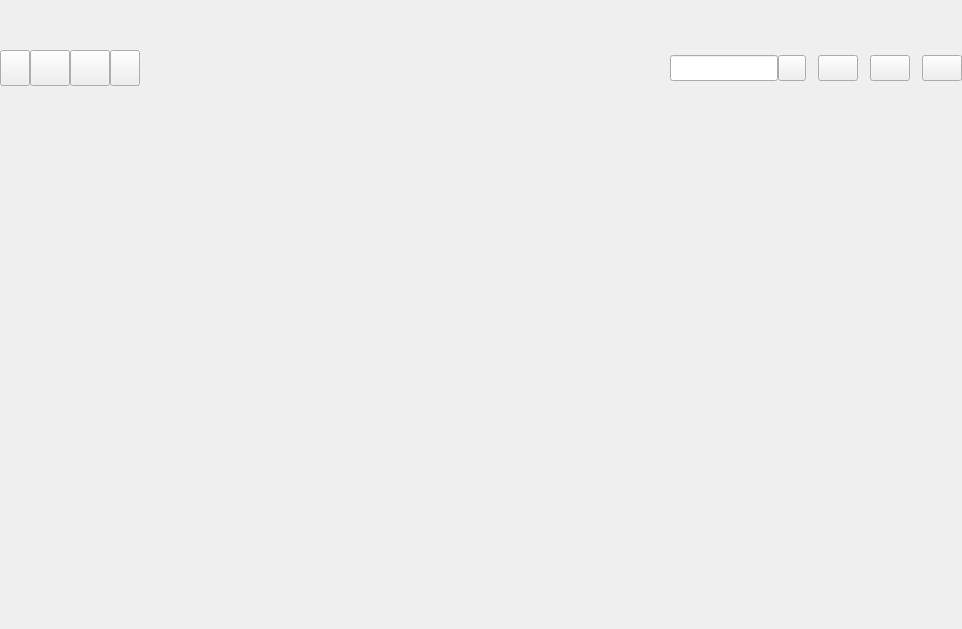
<?xml version="1.0" encoding="UTF-8"?>
<ui version="4.0">
    <class>RaptorPlusPage</class>
    <widget class="QWidget" name="RaptorPlusPage">
        <property name="geometry">
            <rect>
                <x>0</x>
                <y>0</y>
                <width>962</width>
                <height>629</height>
            </rect>
        </property>
        <property name="windowTitle">
            <string>Form</string>
        </property>
        <layout class="QVBoxLayout" name="_PlusPageLayout">
            <property name="spacing">
                <number>0</number>
            </property>
            <property name="leftMargin">
                <number>0</number>
            </property>
            <property name="topMargin">
                <number>0</number>
            </property>
            <property name="rightMargin">
                <number>0</number>
            </property>
            <property name="bottomMargin">
                <number>0</number>
            </property>
            <item>
                <widget class="QWidget" name="_Header" native="true">
                    <property name="minimumSize">
                        <size>
                            <width>0</width>
                            <height>50</height>
                        </size>
                    </property>
                    <property name="maximumSize">
                        <size>
                            <width>16777215</width>
                            <height>50</height>
                        </size>
                    </property>
                    <property name="styleSheet">
                        <string notr="true"/>
                    </property>
                    <layout class="QHBoxLayout" name="_HeaderLayout">
                        <property name="spacing">
                            <number>12</number>
                        </property>
                        <property name="leftMargin">
                            <number>0</number>
                        </property>
                        <property name="topMargin">
                            <number>0</number>
                        </property>
                        <property name="rightMargin">
                            <number>0</number>
                        </property>
                        <property name="bottomMargin">
                            <number>0</number>
                        </property>
                        <item>
                            <widget class="QWidget" name="_HeaderPanel" native="true">
                                <layout class="QVBoxLayout" name="_HeaderPanelLayout">
                                    <property name="leftMargin">
                                        <number>0</number>
                                    </property>
                                    <property name="topMargin">
                                        <number>0</number>
                                    </property>
                                    <property name="rightMargin">
                                        <number>0</number>
                                    </property>
                                    <property name="bottomMargin">
                                        <number>0</number>
                                    </property>
                                    <item>
                                        <widget class="QLabel" name="_Title">
                                            <property name="minimumSize">
                                                <size>
                                                    <width>0</width>
                                                    <height>32</height>
                                                </size>
                                            </property>
                                            <property name="maximumSize">
                                                <size>
                                                    <width>16777215</width>
                                                    <height>32</height>
                                                </size>
                                            </property>
                                            <property name="styleSheet">
                                                <string notr="true"/>
                                            </property>
                                            <property name="text">
                                                <string/>
                                            </property>
                                            <property name="alignment">
                                                <set>Qt::AlignmentFlag::AlignLeading|Qt::AlignmentFlag::AlignLeft|Qt::AlignmentFlag::AlignVCenter</set>
                                            </property>
                                        </widget>
                                    </item>
                                    <item>
                                        <widget class="QLabel" name="_Description">
                                            <property name="minimumSize">
                                                <size>
                                                    <width>0</width>
                                                    <height>0</height>
                                                </size>
                                            </property>
                                            <property name="maximumSize">
                                                <size>
                                                    <width>16777215</width>
                                                    <height>16777215</height>
                                                </size>
                                            </property>
                                            <property name="styleSheet">
                                                <string notr="true"/>
                                            </property>
                                            <property name="text">
                                                <string/>
                                            </property>
                                            <property name="alignment">
                                                <set>Qt::AlignmentFlag::AlignBottom|Qt::AlignmentFlag::AlignLeading|Qt::AlignmentFlag::AlignLeft</set>
                                            </property>
                                        </widget>
                                    </item>
                                </layout>
                            </widget>
                        </item>
                        <item>
                            <spacer name="_HeaderSpacer">
                                <property name="orientation">
                                    <enum>Qt::Orientation::Horizontal</enum>
                                </property>
                                <property name="sizeHint" stdset="0">
                                    <size>
                                        <width>40</width>
                                        <height>20</height>
                                    </size>
                                </property>
                            </spacer>
                        </item>
                    </layout>
                </widget>
            </item>
            <item>
                <widget class="QWidget" name="_Control" native="true">
                    <property name="minimumSize">
                        <size>
                            <width>0</width>
                            <height>36</height>
                        </size>
                    </property>
                    <property name="maximumSize">
                        <size>
                            <width>16777215</width>
                            <height>36</height>
                        </size>
                    </property>
                    <property name="styleSheet">
                        <string notr="true"/>
                    </property>
                    <layout class="QHBoxLayout" name="_ControlLayout">
                        <property name="spacing">
                            <number>0</number>
                        </property>
                        <property name="leftMargin">
                            <number>0</number>
                        </property>
                        <property name="topMargin">
                            <number>0</number>
                        </property>
                        <property name="rightMargin">
                            <number>0</number>
                        </property>
                        <property name="bottomMargin">
                            <number>0</number>
                        </property>
                        <item>
                            <widget class="QWidget" name="_TabPanel" native="true">
                                <property name="sizePolicy">
                                    <sizepolicy hsizetype="Preferred" vsizetype="Preferred">
                                        <horstretch>0</horstretch>
                                        <verstretch>0</verstretch>
                                    </sizepolicy>
                                </property>
                                <property name="styleSheet">
                                    <string notr="true"/>
                                </property>
                                <layout class="QHBoxLayout" name="_TabPanelLayout">
                                    <property name="spacing">
                                        <number>0</number>
                                    </property>
                                    <property name="leftMargin">
                                        <number>0</number>
                                    </property>
                                    <property name="topMargin">
                                        <number>0</number>
                                    </property>
                                    <property name="rightMargin">
                                        <number>0</number>
                                    </property>
                                    <property name="bottomMargin">
                                        <number>0</number>
                                    </property>
                                    <item>
                                        <widget class="QPushButton" name="_TabPrev">
                                            <property name="sizePolicy">
                                                <sizepolicy hsizetype="Minimum" vsizetype="Preferred">
                                                    <horstretch>0</horstretch>
                                                    <verstretch>0</verstretch>
                                                </sizepolicy>
                                            </property>
                                            <property name="minimumSize">
                                                <size>
                                                    <width>30</width>
                                                    <height>0</height>
                                                </size>
                                            </property>
                                            <property name="maximumSize">
                                                <size>
                                                    <width>30</width>
                                                    <height>16777215</height>
                                                </size>
                                            </property>
                                            <property name="styleSheet">
                                                <string notr="true"/>
                                            </property>
                                            <property name="text">
                                                <string/>
                                            </property>
                                        </widget>
                                    </item>
                                    <item>
                                        <widget class="QPushButton" name="_TabCopy">
                                            <property name="sizePolicy">
                                                <sizepolicy hsizetype="Minimum" vsizetype="Preferred">
                                                    <horstretch>0</horstretch>
                                                    <verstretch>0</verstretch>
                                                </sizepolicy>
                                            </property>
                                            <property name="styleSheet">
                                                <string notr="true"/>
                                            </property>
                                            <property name="text">
                                                <string/>
                                            </property>
                                            <property name="checkable">
                                                <bool>true</bool>
                                            </property>
                                        </widget>
                                    </item>
                                    <item>
                                        <widget class="QPushButton" name="_TabClean">
                                            <property name="sizePolicy">
                                                <sizepolicy hsizetype="Minimum" vsizetype="Preferred">
                                                    <horstretch>0</horstretch>
                                                    <verstretch>0</verstretch>
                                                </sizepolicy>
                                            </property>
                                            <property name="text">
                                                <string/>
                                            </property>
                                            <property name="checkable">
                                                <bool>true</bool>
                                            </property>
                                        </widget>
                                    </item>
                                    <item>
                                        <widget class="QPushButton" name="_TabNext">
                                            <property name="sizePolicy">
                                                <sizepolicy hsizetype="Minimum" vsizetype="Preferred">
                                                    <horstretch>0</horstretch>
                                                    <verstretch>0</verstretch>
                                                </sizepolicy>
                                            </property>
                                            <property name="minimumSize">
                                                <size>
                                                    <width>30</width>
                                                    <height>0</height>
                                                </size>
                                            </property>
                                            <property name="maximumSize">
                                                <size>
                                                    <width>30</width>
                                                    <height>16777215</height>
                                                </size>
                                            </property>
                                            <property name="styleSheet">
                                                <string notr="true"/>
                                            </property>
                                            <property name="text">
                                                <string/>
                                            </property>
                                        </widget>
                                    </item>
                                </layout>
                            </widget>
                        </item>
                        <item>
                            <spacer name="_ControlSpacer">
                                <property name="orientation">
                                    <enum>Qt::Orientation::Horizontal</enum>
                                </property>
                                <property name="sizeHint" stdset="0">
                                    <size>
                                        <width>40</width>
                                        <height>20</height>
                                    </size>
                                </property>
                            </spacer>
                        </item>
                        <item>
                            <spacer name="_ControlSpaces">
                                <property name="orientation">
                                    <enum>Qt::Orientation::Horizontal</enum>
                                </property>
                                <property name="sizeHint" stdset="0">
                                    <size>
                                        <width>40</width>
                                        <height>20</height>
                                    </size>
                                </property>
                            </spacer>
                        </item>
                        <item>
                            <widget class="QWidget" name="_ControlPanel" native="true">
                                <layout class="QHBoxLayout" name="_ControlPanelLayout">
                                    <property name="spacing">
                                        <number>12</number>
                                    </property>
                                    <property name="leftMargin">
                                        <number>0</number>
                                    </property>
                                    <property name="topMargin">
                                        <number>0</number>
                                    </property>
                                    <property name="rightMargin">
                                        <number>0</number>
                                    </property>
                                    <property name="bottomMargin">
                                        <number>0</number>
                                    </property>
                                    <item>
                                        <widget class="QWidget" name="_SearchPanel" native="true">
                                            <property name="styleSheet">
                                                <string notr="true"/>
                                            </property>
                                            <layout class="QHBoxLayout" name="_SearchPanelLayout" stretch="0,0">
                                                <property name="spacing">
                                                    <number>0</number>
                                                </property>
                                                <property name="leftMargin">
                                                    <number>0</number>
                                                </property>
                                                <property name="topMargin">
                                                    <number>0</number>
                                                </property>
                                                <property name="rightMargin">
                                                    <number>0</number>
                                                </property>
                                                <property name="bottomMargin">
                                                    <number>0</number>
                                                </property>
                                                <item>
                                                    <widget class="QLineEdit" name="_SearchEdit">
                                                        <property name="sizePolicy">
                                                            <sizepolicy hsizetype="Expanding" vsizetype="Expanding">
                                                                <horstretch>0</horstretch>
                                                                <verstretch>0</verstretch>
                                                            </sizepolicy>
                                                        </property>
                                                        <property name="minimumSize">
                                                            <size>
                                                                <width>0</width>
                                                                <height>26</height>
                                                            </size>
                                                        </property>
                                                        <property name="maximumSize">
                                                            <size>
                                                                <width>16777215</width>
                                                                <height>26</height>
                                                            </size>
                                                        </property>
                                                        <property name="styleSheet">
                                                            <string notr="true"/>
                                                        </property>
                                                    </widget>
                                                </item>
                                                <item>
                                                    <widget class="QPushButton" name="_Search">
                                                        <property name="sizePolicy">
                                                            <sizepolicy hsizetype="Fixed" vsizetype="Fixed">
                                                                <horstretch>0</horstretch>
                                                                <verstretch>0</verstretch>
                                                            </sizepolicy>
                                                        </property>
                                                        <property name="minimumSize">
                                                            <size>
                                                                <width>28</width>
                                                                <height>26</height>
                                                            </size>
                                                        </property>
                                                        <property name="maximumSize">
                                                            <size>
                                                                <width>28</width>
                                                                <height>26</height>
                                                            </size>
                                                        </property>
                                                        <property name="styleSheet">
                                                            <string notr="true"/>
                                                        </property>
                                                        <property name="text">
                                                            <string/>
                                                        </property>
                                                        <property name="iconSize">
                                                            <size>
                                                                <width>20</width>
                                                                <height>20</height>
                                                            </size>
                                                        </property>
                                                    </widget>
                                                </item>
                                            </layout>
                                        </widget>
                                    </item>
                                    <item>
                                        <widget class="QPushButton" name="_Execute">
                                            <property name="minimumSize">
                                                <size>
                                                    <width>0</width>
                                                    <height>26</height>
                                                </size>
                                            </property>
                                            <property name="maximumSize">
                                                <size>
                                                    <width>16777215</width>
                                                    <height>26</height>
                                                </size>
                                            </property>
                                            <property name="text">
                                                <string/>
                                            </property>
                                        </widget>
                                    </item>
                                    <item>
                                        <widget class="QPushButton" name="_Refresh">
                                            <property name="minimumSize">
                                                <size>
                                                    <width>0</width>
                                                    <height>26</height>
                                                </size>
                                            </property>
                                            <property name="maximumSize">
                                                <size>
                                                    <width>16777215</width>
                                                    <height>26</height>
                                                </size>
                                            </property>
                                            <property name="text">
                                                <string/>
                                            </property>
                                        </widget>
                                    </item>
                                    <item>
                                        <widget class="QPushButton" name="_Cancel">
                                            <property name="minimumSize">
                                                <size>
                                                    <width>0</width>
                                                    <height>26</height>
                                                </size>
                                            </property>
                                            <property name="maximumSize">
                                                <size>
                                                    <width>16777215</width>
                                                    <height>26</height>
                                                </size>
                                            </property>
                                            <property name="text">
                                                <string/>
                                            </property>
                                        </widget>
                                    </item>
                                </layout>
                            </widget>
                        </item>
                    </layout>
                </widget>
            </item>
            <item>
                <widget class="QStackedWidget" name="_Body">
                    <widget class="RaptorCopyPage" name="_CopyPage"/>
                    <widget class="RaptorCleanPage" name="_CleanPage"/>
                </widget>
            </item>
        </layout>
    </widget>
    <customwidgets>
        <customwidget>
            <class>RaptorCopyPage</class>
            <extends>QWidget</extends>
            <header>../../../Src/Gui/Page/Plus/Copy/RaptorCopyPage.h</header>
            <container>1</container>
        </customwidget>
        <customwidget>
            <class>RaptorCleanPage</class>
            <extends>QWidget</extends>
            <header>../../../Src/Gui/Page/Plus/Clean/RaptorCleanPage.h</header>
            <container>1</container>
        </customwidget>
    </customwidgets>
    <resources/>
    <connections/>
</ui>
